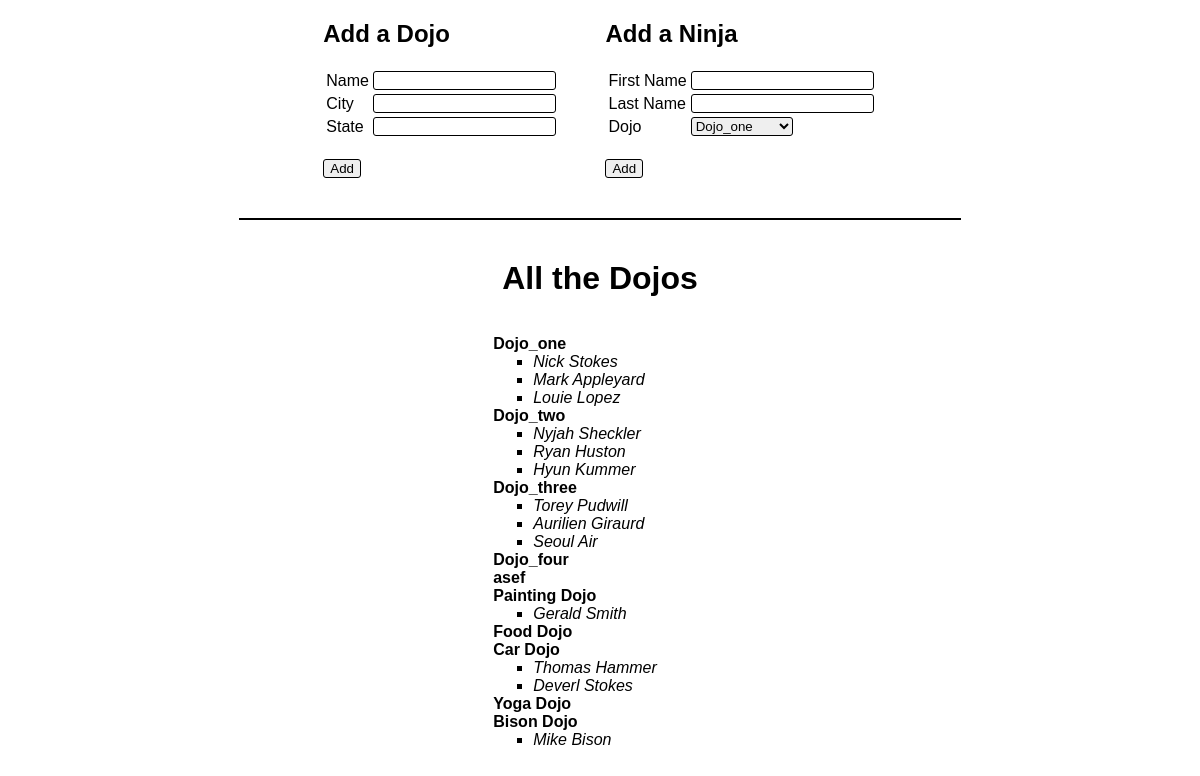
The page / on the database its author committed.
### dojo_ninjas_app/models.py (models this page shows)
class Dojos(models.Model):
    name = models.CharField(max_length=255)
    city = models.CharField(max_length=255)
    state = models.CharField(max_length=2)
    desc = models.TextField(null=True)

class Ninjas(models.Model):
    first_name = models.CharField(max_length=255)
    last_name = models.CharField(max_length=255)
    default_dojo = models.ForeignKey(Dojos, related_name="ninjas", on_delete = models.CASCADE)

### dojo_ninjas_app/views.py (the view)
# urls.py: path('', views.index),
def index(request):
    context = {
    	"all_ninjas": Ninjas.objects.all(),
        "all_dojos": Dojos.objects.all(),
    }
    return render(request, "index.html", context)

### dojo_ninjas_app/templates/index.html (shortened to what this page needs)
<!DOCTYPE html>
<html lang="en">
<head>
    {% load static %}
    <link rel="stylesheet" href="{% static 'css/style.css' %}" />
</head>
<body>
    <div class="top">
        <div>
            <h2>Add a Dojo</h2>
            <form action="/add_dojo" method="POST">
                <table>
                    <tr>
                        <td>
                            Name
                        </td>
                        <td>
                            <input type="text" name="name">
                        </td>
                    </tr>
                    <tr>
                        <td>
                            City
                        </td>
                        <td>
                            <input type="text" name ="city">
                        </td>
                    </tr>
                    <tr>
                        <td>
                            State
                        </td>
                        <td>
                            <input type="text" name="state"></tr>
                </table>
                <button type="submit">Add</button>
            </form>
        </div>
        <div>
            <h2>Add a Ninja</h2>
            <form action="/add_ninja" method="POST">
                <table>
                    <tr>
                        <td>
                            First Name
                        </td>
                        <td>
                            <input type="text" name="first_name">
                        </td>
                    </tr>
                    <tr>
                        <td>
                            Last Name
                        </td>
                        <td>
                            <input type="text" name ="last_name">
                        </td>
                    </tr>
                    <tr>
                        <td>
                            Dojo
                        </td>
                        <td>
                            <select name="default_dojo" id="default_dojo">
                                {% for new_ninja in all_dojos %}
                                <option value="{{new_ninja.id}}">{{new_ninja.name}}</option>
                                {% endfor %}
                            </select></tr>
                </table>
                <button type="submit">Add</button>
            </form>
        </div>
    </div>
    <div class="line"></div>
    <h1 class="bottom_head">All the Dojos</h1><br>
    <div class="list">
        <ul>
            {% for dojo in all_dojos %}
            <li class="bold">{{dojo.name}}
                <ul>
                {% for ninjas in dojo.ninjas.all %}
                    <li class="reg"><em>{{ninjas.first_name}}  {{ninjas.last_name}}</em></li>
                {% endfor %}
                </ul>
            </li>
            {% endfor %}
        </ul>
    </div>
</body>
</html>

### dojo_ninjas_app/static/css/style.css (style rules this page uses)
* { margin: 0 auto; font-family: 'Lucida Sans', 'Lucida Sans Regular', 'Lucida Grande', 'Lucida Sans Unicode', Geneva, Verdana, sans-serif; }
.top { display: flex; margin-top: 20px; width: 50%; }
table { padding-top: 20px; padding-bottom: 20px; }
.line { border: 1px solid black; width: 60%; height: 0px; margin: 40px auto; }
input, select { border: 1px solid black; border-radius: 3px; }
button { border: 1px solid black; border-radius: 3px; }
.bottom_head { text-align: center; }
.list { display: flex; text-align: left; justify-content: center; margin-right: 90px; margin-top: 20px; }
.bold { font-weight: bold; list-style-type: none; }
.reg { font-weight: normal; list-style-type: square; font-style: normal; }

### rows shown on the page
Dojos: name "Dojo_one"
Ninjas: first_name "Nick", last_name "Stokes"
Ninjas: first_name "Mark", last_name "Appleyard"
Ninjas: first_name "Louie", last_name "Lopez"
Dojos: name "Dojo_two"
Ninjas: first_name "Nyjah", last_name "Sheckler"
Ninjas: first_name "Ryan", last_name "Huston"
Ninjas: first_name "Hyun", last_name "Kummer"
Dojos: name "Dojo_three"
Ninjas: first_name "Torey", last_name "Pudwill"
Ninjas: first_name "Aurilien", last_name "Giraurd"
Ninjas: first_name "Seoul", last_name "Air"
Dojos: name "Dojo_four"
Dojos: name "asef"
Dojos: name "Painting Dojo"
Ninjas: first_name "Gerald", last_name "Smith"
Dojos: name "Food Dojo"
Dojos: name "Car Dojo"
Ninjas: first_name "Thomas", last_name "Hammer"
Ninjas: first_name "Deverl", last_name "Stokes"
Dojos: name "Yoga Dojo"
Dojos: name "Bison Dojo"
Ninjas: first_name "Mike", last_name "Bison"

### other values the page prints
form field default_dojo "Dojo_one"
